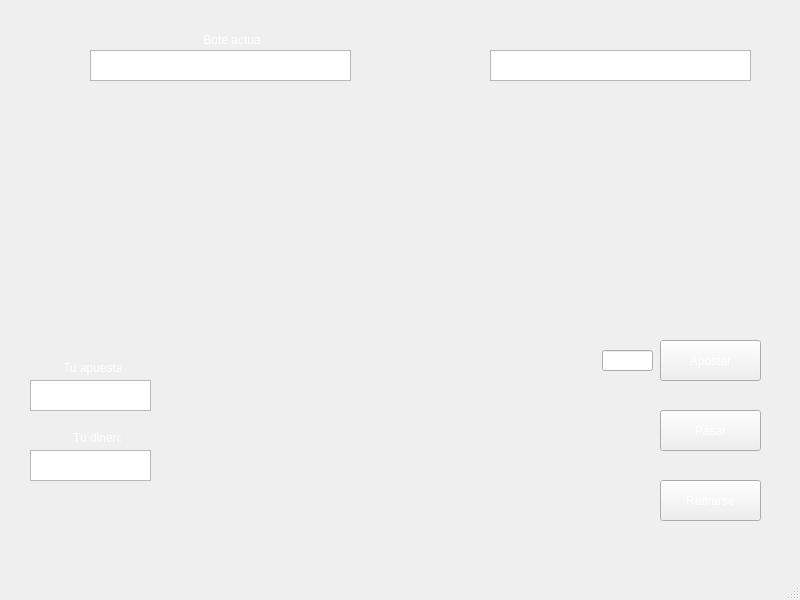
<?xml version="1.0" encoding="UTF-8"?>
<ui version="4.0">
 <class>juego</class>
 <widget class="QMainWindow" name="juego">
  <property name="geometry">
   <rect>
    <x>0</x>
    <y>0</y>
    <width>800</width>
    <height>600</height>
   </rect>
  </property>
  <property name="windowTitle">
   <string>MainWindow</string>
  </property>
  <property name="styleSheet">
   <string notr="true">background-image: url(:/imagenes/Fondo_Verde133928781355.jpg);</string>
  </property>
  <widget class="QWidget" name="centralwidget">
   <widget class="QLabel" name="label">
    <property name="geometry">
     <rect>
      <x>200</x>
      <y>30</y>
      <width>61</width>
      <height>20</height>
     </rect>
    </property>
    <property name="styleSheet">
     <string notr="true">color: rgb(0, 0, 0);
color: rgb(255, 255, 255);</string>
    </property>
    <property name="text">
     <string> Bote actual</string>
    </property>
   </widget>
   <widget class="QLabel" name="label_2">
    <property name="geometry">
     <rect>
      <x>60</x>
      <y>360</y>
      <width>61</width>
      <height>16</height>
     </rect>
    </property>
    <property name="styleSheet">
     <string notr="true">color: rgb(255, 255, 255);</string>
    </property>
    <property name="text">
     <string> Tu apuesta</string>
    </property>
   </widget>
   <widget class="QLabel" name="label_3">
    <property name="geometry">
     <rect>
      <x>70</x>
      <y>430</y>
      <width>51</width>
      <height>16</height>
     </rect>
    </property>
    <property name="styleSheet">
     <string notr="true">color: rgb(255, 255, 255);</string>
    </property>
    <property name="text">
     <string> Tu dinero</string>
    </property>
   </widget>
   <widget class="QPushButton" name="retirarse">
    <property name="geometry">
     <rect>
      <x>660</x>
      <y>480</y>
      <width>101</width>
      <height>41</height>
     </rect>
    </property>
    <property name="styleSheet">
     <string notr="true">color: rgb(255,255,255);</string>
    </property>
    <property name="text">
     <string>Retirarse</string>
    </property>
   </widget>
   <widget class="QPushButton" name="pasar">
    <property name="geometry">
     <rect>
      <x>660</x>
      <y>410</y>
      <width>101</width>
      <height>41</height>
     </rect>
    </property>
    <property name="styleSheet">
     <string notr="true">color: rgb(255,255,255);</string>
    </property>
    <property name="text">
     <string>Pasar</string>
    </property>
   </widget>
   <widget class="QPushButton" name="apostar">
    <property name="geometry">
     <rect>
      <x>660</x>
      <y>340</y>
      <width>101</width>
      <height>41</height>
     </rect>
    </property>
    <property name="styleSheet">
     <string notr="true">color: rgb(255,255,255);</string>
    </property>
    <property name="text">
     <string>Apostar</string>
    </property>
   </widget>
   <widget class="QLineEdit" name="apuesta">
    <property name="geometry">
     <rect>
      <x>602</x>
      <y>350</y>
      <width>51</width>
      <height>21</height>
     </rect>
    </property>
    <property name="styleSheet">
     <string notr="true">color: rgb(255, 255, 255);</string>
    </property>
   </widget>
   <widget class="QTextEdit" name="tu_apuesta">
    <property name="geometry">
     <rect>
      <x>30</x>
      <y>380</y>
      <width>121</width>
      <height>31</height>
     </rect>
    </property>
    <property name="styleSheet">
     <string notr="true">color:rgb(255, 255, 255)</string>
    </property>
   </widget>
   <widget class="QTextEdit" name="tu_dinero">
    <property name="geometry">
     <rect>
      <x>30</x>
      <y>450</y>
      <width>121</width>
      <height>31</height>
     </rect>
    </property>
    <property name="styleSheet">
     <string notr="true">color: rgb(255, 255, 255);</string>
    </property>
   </widget>
   <widget class="QTextEdit" name="bote_actual">
    <property name="geometry">
     <rect>
      <x>90</x>
      <y>50</y>
      <width>261</width>
      <height>31</height>
     </rect>
    </property>
    <property name="styleSheet">
     <string notr="true">color: rgb(255, 255, 255);</string>
    </property>
   </widget>
   <widget class="QTextEdit" name="nombre">
    <property name="enabled">
     <bool>true</bool>
    </property>
    <property name="geometry">
     <rect>
      <x>490</x>
      <y>50</y>
      <width>261</width>
      <height>31</height>
     </rect>
    </property>
    <property name="font">
     <font>
      <pointsize>13</pointsize>
      <weight>75</weight>
      <bold>true</bold>
     </font>
    </property>
    <property name="styleSheet">
     <string notr="true">color: rgb(255,255,255);</string>
    </property>
   </widget>
   <widget class="QLabel" name="mano1">
    <property name="geometry">
     <rect>
      <x>220</x>
      <y>310</y>
      <width>141</width>
      <height>221</height>
     </rect>
    </property>
    <property name="text">
     <string/>
    </property>
    <property name="pixmap">
     <pixmap resource="cartas.qrc">:/imagenes/carta vuelta.png</pixmap>
    </property>
    <property name="scaledContents">
     <bool>true</bool>
    </property>
   </widget>
   <widget class="QLabel" name="mano2">
    <property name="geometry">
     <rect>
      <x>410</x>
      <y>310</y>
      <width>141</width>
      <height>221</height>
     </rect>
    </property>
    <property name="text">
     <string/>
    </property>
    <property name="pixmap">
     <pixmap resource="cartas.qrc">:/imagenes/carta vuelta.png</pixmap>
    </property>
    <property name="scaledContents">
     <bool>true</bool>
    </property>
   </widget>
   <widget class="QLabel" name="mesa1">
    <property name="geometry">
     <rect>
      <x>70</x>
      <y>120</y>
      <width>101</width>
      <height>151</height>
     </rect>
    </property>
    <property name="text">
     <string/>
    </property>
    <property name="pixmap">
     <pixmap resource="cartas.qrc">:/imagenes/carta vuelta.png</pixmap>
    </property>
    <property name="scaledContents">
     <bool>true</bool>
    </property>
   </widget>
   <widget class="QLabel" name="mesa2">
    <property name="geometry">
     <rect>
      <x>210</x>
      <y>120</y>
      <width>101</width>
      <height>151</height>
     </rect>
    </property>
    <property name="text">
     <string/>
    </property>
    <property name="pixmap">
     <pixmap resource="cartas.qrc">:/imagenes/carta vuelta.png</pixmap>
    </property>
    <property name="scaledContents">
     <bool>true</bool>
    </property>
   </widget>
   <widget class="QLabel" name="mesa3">
    <property name="geometry">
     <rect>
      <x>350</x>
      <y>120</y>
      <width>101</width>
      <height>151</height>
     </rect>
    </property>
    <property name="text">
     <string/>
    </property>
    <property name="pixmap">
     <pixmap resource="cartas.qrc">:/imagenes/carta vuelta.png</pixmap>
    </property>
    <property name="scaledContents">
     <bool>true</bool>
    </property>
   </widget>
   <widget class="QLabel" name="mesa4">
    <property name="geometry">
     <rect>
      <x>490</x>
      <y>120</y>
      <width>101</width>
      <height>151</height>
     </rect>
    </property>
    <property name="text">
     <string/>
    </property>
    <property name="pixmap">
     <pixmap resource="cartas.qrc">:/imagenes/carta vuelta.png</pixmap>
    </property>
    <property name="scaledContents">
     <bool>true</bool>
    </property>
   </widget>
   <widget class="QLabel" name="mesa5">
    <property name="geometry">
     <rect>
      <x>630</x>
      <y>120</y>
      <width>101</width>
      <height>151</height>
     </rect>
    </property>
    <property name="text">
     <string/>
    </property>
    <property name="pixmap">
     <pixmap resource="cartas.qrc">:/imagenes/carta vuelta.png</pixmap>
    </property>
    <property name="scaledContents">
     <bool>true</bool>
    </property>
   </widget>
  </widget>
  <widget class="QMenuBar" name="menubar">
   <property name="geometry">
    <rect>
     <x>0</x>
     <y>0</y>
     <width>800</width>
     <height>20</height>
    </rect>
   </property>
  </widget>
  <widget class="QStatusBar" name="statusbar"/>
 </widget>
 <resources>
  <include location="cartas.qrc"/>
 </resources>
 <connections/>
</ui>
